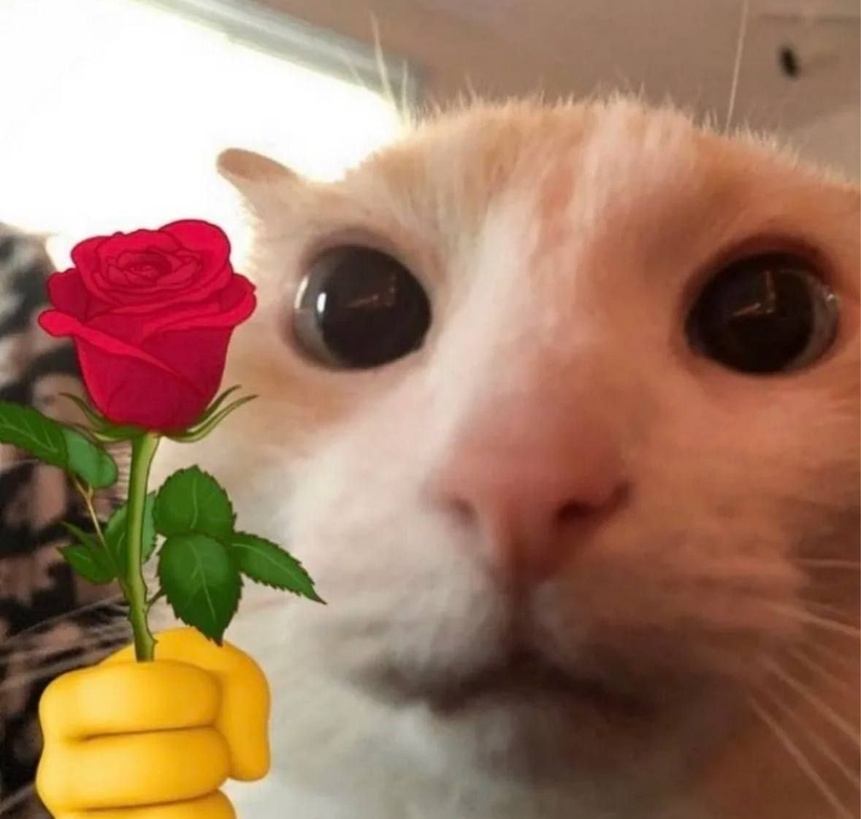
#> input picture lab2/task1/image.jpg, 861 x 819 px, shrunk from 1179 x 1122 before the run, found by its file name
$ python code.py
#> lines starting #> are read from the running program, lines starting #| are printed output that depends on the picture
### lab2/defs.py
import cv2
import numpy as np
import matplotlib.pyplot as plt
import math

## функции для удобства
def show(image, title):
    plt.imshow(image)
    plt.title(title)
    plt.axis('off')
    plt.show()

def convert_to_rgb(image):
    return cv2.cvtColor(image, cv2.COLOR_BGR2RGB)

def size(image):
    rows, cols = image.shape[0:2]
    return rows, cols

## линейные функции
def sdvig(image, tx, ty):
    rows, cols = size(image)
    T = np.float32([[1, 0, tx], [0, 1, ty]])
    shifted_image = cv2.warpAffine(image, T, (cols, rows))
    return shifted_image

def reflectOX(image):
    rows, cols = size(image)
    T = np.float32([[1 , 0 , 0] ,[0, -1, rows - 1]])
    I_reflect = cv2.warpAffine(image, T, (cols, rows))
    return I_reflect

def reflectOY(image):
    rows, cols = size(image)
    T = np.float32([[-1, 0, cols - 1], [0, 1, 0]])
    I_reflect = cv2.warpAffine(image, T, (cols, rows))
    return I_reflect

def scaling(image, scale_x, scale_y):
    rows, cols = size(image)
    T = np.float32([[scale_x, 0, 0] ,[0, scale_y, 0]])
    I_scale = cv2.warpAffine(image, T, (int(cols * scale_x), int(rows*scale_y)))
    return I_scale

def rotate(image, phi):
    rows, cols = size(image)
    phi = math.radians(phi)
    T = np.float32([[ math.cos(phi), -math.sin(phi), 0], [math.sin(phi), math.cos(phi), 0]])
    I_rotate = cv2.warpAffine(image, T, (cols, rows))
    return I_rotate

def affine_transform(image, pts_src, pts_dst):
    rows, cols = size(image)
    T = cv2.getAffineTransform(pts_src, pts_dst)
    affine_image = cv2.warpAffine(image, T, (cols, rows))
    return affine_image

def bevel(image, skos):
    rows, cols = size(image)
    T = np.float32([[1, skos, 0], [0 ,1, 0]])
    I_bevel = cv2.warpAffine(image, T, (cols, rows))
    return I_bevel

def piecewiselinear(image, stretch):
    rows, cols = size(image)
    T = np.float32([[stretch, 0, 0], [0, 1, 0]])
    I_piecewiselinear = image.copy()
    I_piecewiselinear[:, int(cols/2):, :] = cv2.warpAffine(I_piecewiselinear[:, int(cols/2):, :], T, (cols - int(cols/2), rows))
    return I_piecewiselinear

## нелинейные функции

def projective(image, a, b, c, d, e, f, g, h, i):
    rows, cols = size(image)
    T = np.float32([[a, b, c], [d, e, f], [g, h, i]])
    I_projective = cv2.warpPerspective(image, T, (cols, rows))
    return I_projective

def polynomial(image, T):
    rows, cols = size(image)
    I_polynomial = np.zeros_like(image)
    x, y = np.meshgrid(np.arange(cols), np.arange(rows))
    xnew = np.round(T[0, 0] + x*T[1, 0] + y*T[2, 0] + x*x*T[3, 0] + x*y*T[4, 0] + y*y*T[5, 0]).astype(np.float32)
    ynew = np.round(T[0, 1] + x*T[1, 1] + y*T[2, 1] + x*x*T[3, 1] + x*y*T[4, 1] + y*y*T[5, 1]).astype(np.float32)
    mask = np.logical_and(np.logical_and(xnew >= 0, xnew < cols), np.logical_and(ynew >= 0, ynew < rows))
    if image.ndim == 2:
        I_polynomial[ynew[mask].astype(int), xnew[mask].astype(int)] = image[y[mask], x[mask]]
    else:
        I_polynomial[ynew[mask].astype(int), xnew[mask].astype(int), :] = image[y[mask], x[mask], :]
    return I_polynomial

def sinusoidal(image, amplitude=20, frequency=90):
    rows, cols = size(image)
    u, v = np.meshgrid(np.arange(cols), np.arange(rows))
    u = u + amplitude * np.sin(2 * math.pi * v / frequency)
    u = u.astype(np.float32)
    v = v.astype(np.float32)
    distorted_image = cv2.remap(image, u, v, interpolation=cv2.INTER_LINEAR)
    return distorted_image

### lab2/task1/code.py
import cv2
import matplotlib.pyplot as plt
from defs import *

I = cv2.imread("task1/image.jpg")
#> I is the input picture: shape (819, 861, 3); mean B, G, R 99.4, 122.6, 160
I_rgb = convert_to_rgb(I)

operations = [
    ("Original", lambda img: img),
    ("Shifted", lambda img: sdvig(img, 50, 100)),
    ("Reflected by OX", lambda img: reflectOX(img)),
    ("Reflected by OY", lambda img: reflectOY(img)),
    ("Scaled", lambda img: scaling(img, 1.7, 0.5)),
    ("Rotated", lambda img: rotate(img, 30)),
    ("Affined", lambda img: affine_transform(img,
        np.float32([[50, 300], [150, 200], [50, 50]]),
        np.float32([[50, 200], [250, 200], [50, 100]]))),
    ("Beveled", lambda img: bevel(img, 0.5)),
    ("piecewiselineared", lambda img: (piecewiselinear(img, 2))),
    ("projectived", lambda img: (projective(img, 1.1, 0.35, 0, 0.2, 1.1, 0, 0.00075, 0.00005, 1))),
    ("polynomialed", lambda img: (polynomial(img, np.array([[0, 0], [1, 0], [0, 1], [0.0001, 0], [0.002, 0], [0.001, 0]])))),
    ("sinusoidaled", lambda img: (sinusoidal(img, 20, 90)))
]
for title, operation in operations:
    result = operation(I)
    result_rgb = convert_to_rgb(result)
    show(result_rgb, title)
#> this loop made 12 passes
#> pass 2, in sdvig, `shifted_image = cv2.warpAffine(image, T, (cols, rows))`:
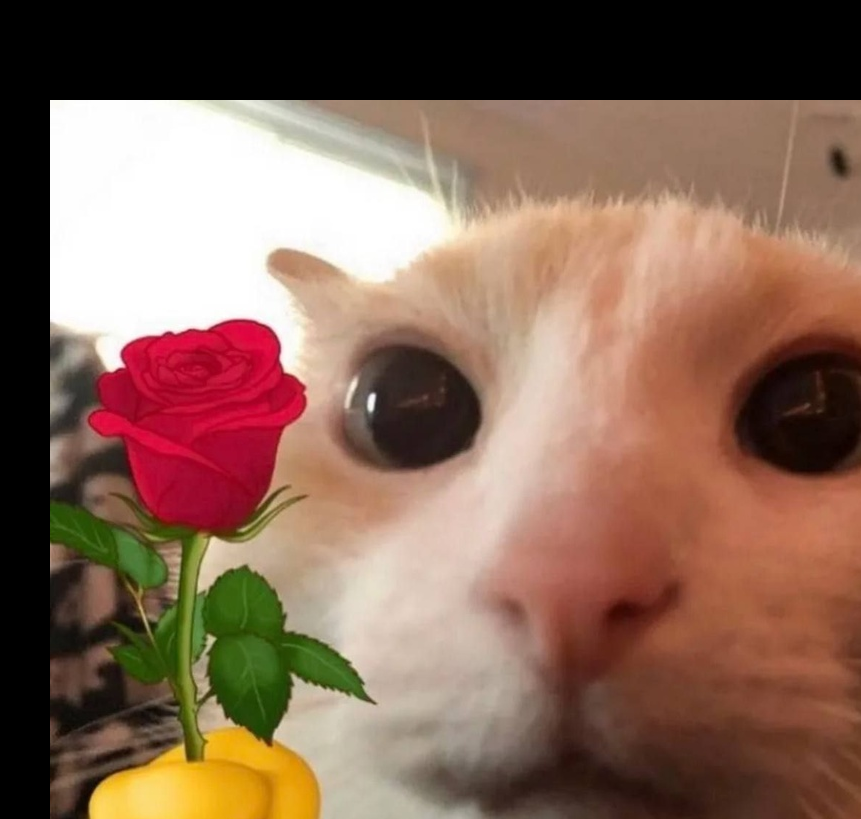
#> shifted_image: shape (819, 861, 3); mean B, G, R 87.6, 104.2, 135.3
#> pass 3, in reflectOX, `I_reflect = cv2.warpAffine(image, T, (cols, rows))`:
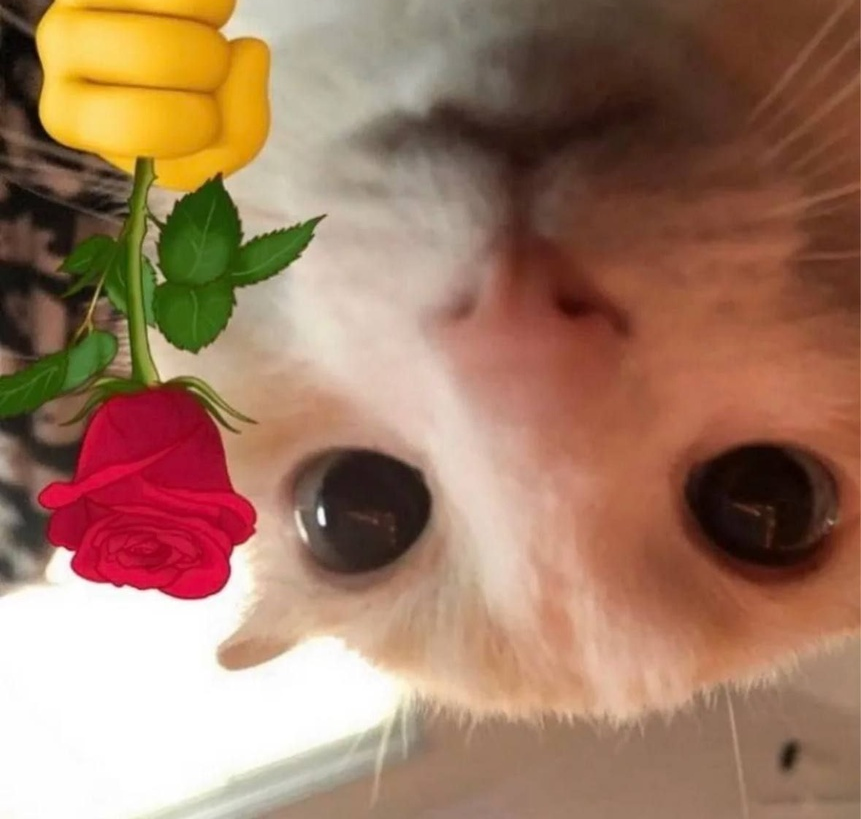
#> I_reflect: shape (819, 861, 3); mean B, G, R 99.4, 122.6, 160
#> after the loop:
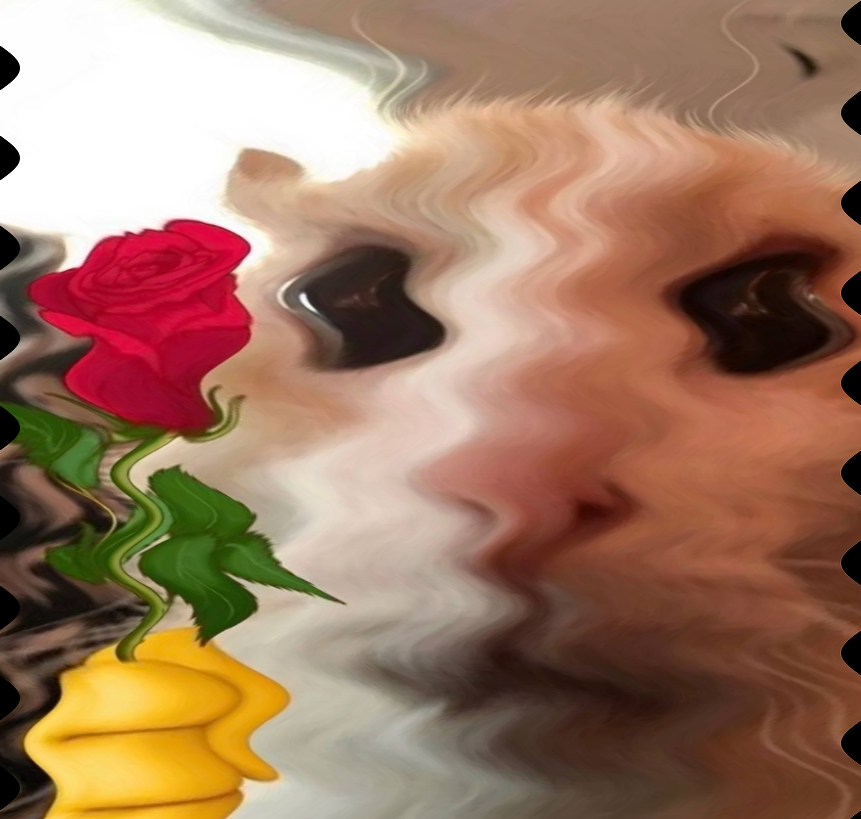
#> result: shape (819, 861, 3); mean B, G, R 98.1, 121, 158
